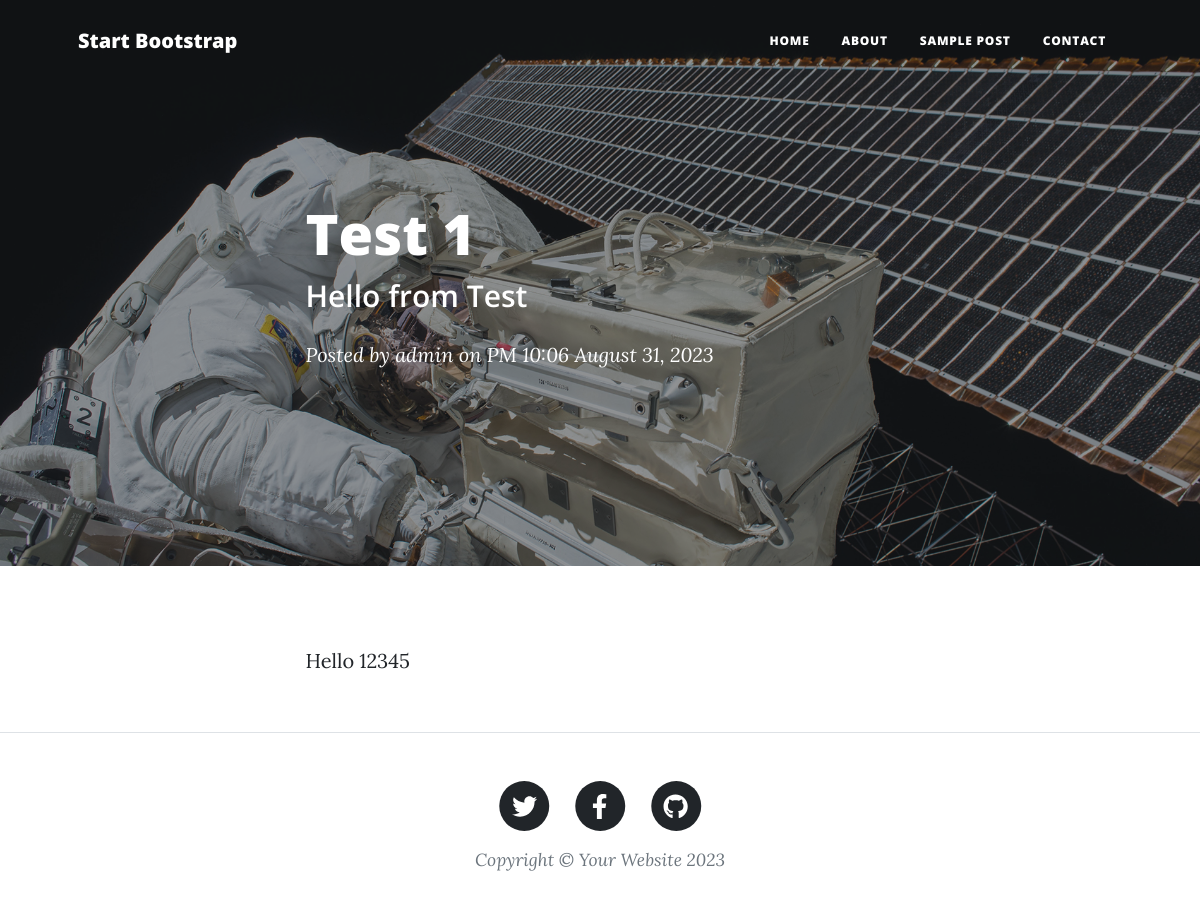
Page /blog/1/ on the committed database.
### posts/models.py (models this page shows, shortened)
class Post (models.Model):
    auther = models.ForeignKey(User,related_name='post_auther',on_delete=models.SET_NULL,null=True)
    title= models.CharField(max_length=120)
    subtitle = models.CharField(max_length=1000, null=True)
    comment = models.TextField(max_length=5000)
    publish_date = models.DateTimeField(default= timezone.now)
    tags = TaggableManager()
    image = models.ImageField(upload_to='posts', null=True)
    slug = models.SlugField(null=True,blank=True)

### posts/views2.py (the view)
# urls.py: path('blog/<slug:slug>/',PostDetail.as_view()),
class PostDetail(generic.DetailView):
    model = Post
    success_url= '/blog/'

### posts/templates/posts/post_detail.html
{% extends 'base.html' %}
{% load static %}
{% block body %}
        <header class="masthead" style="background-image: url('{% static 'assets/img/post-bg.jpg' %}')">
            <div class="container position-relative px-4 px-lg-5">
                <div class="row gx-4 gx-lg-5 justify-content-center">
                    <div class="col-md-10 col-lg-8 col-xl-7">
                        <div class="post-heading">
                            <h1>{{post.title}}</h1>
                            <h2 class="subheading">{{post.subtitle}}</h2>
                            <span class="meta">
                                Posted by
                                <a href="#!">{{post.auther}}</a>
                                on {{post.publish_date|date:"A f F t, o "}}
                            </span>
                        </div>
                    </div>
                </div>
            </div>
        </header>
        <article class="mb-4">
            <div class="container px-4 px-lg-5">
                <div class="row gx-4 gx-lg-5 justify-content-center">
                    <div class="col-md-10 col-lg-8 col-xl-7">
                        <p>{{post.comment}}</p>
                    </div>
                </div>
            </div>
        </article>
{% endblock %}

### rows in the picture
Post: title "Test 1", subtitle "Hello from Test", auther "admin", publish_date "PM 10:06 August 31, 2023", comment "Hello 12345"
